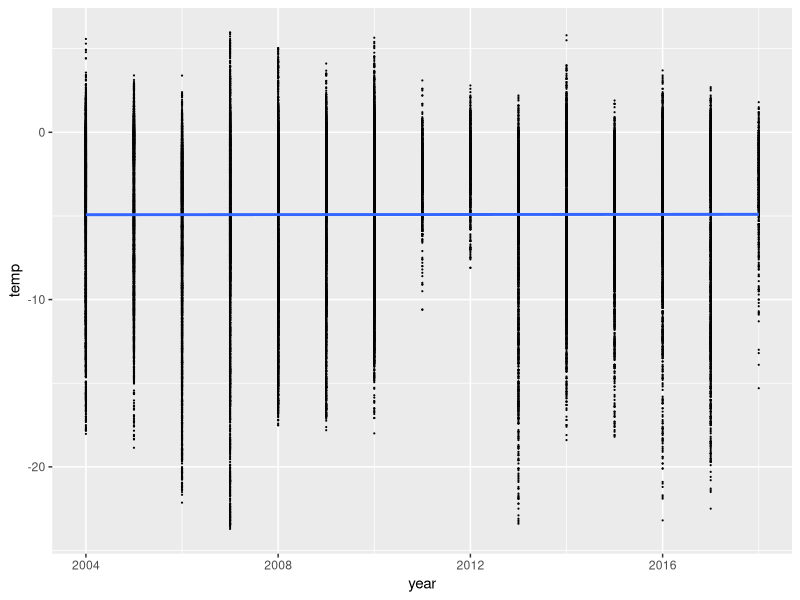
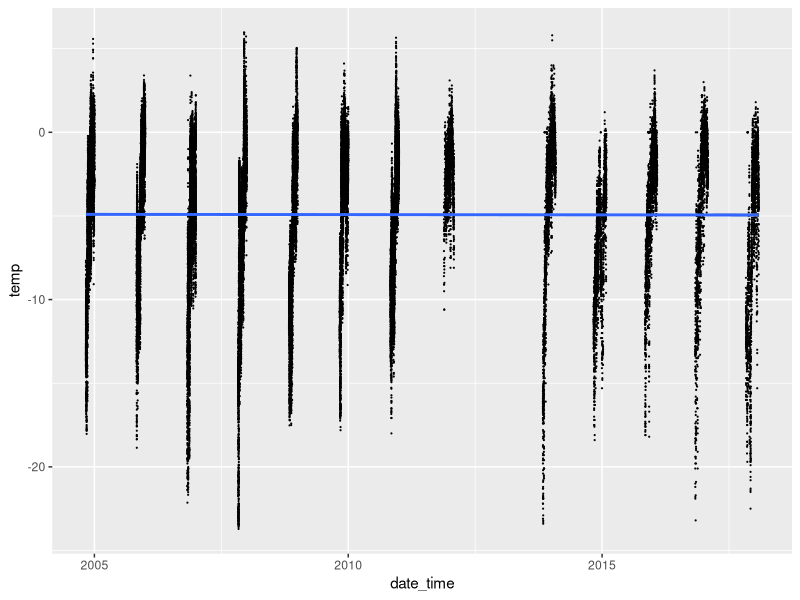
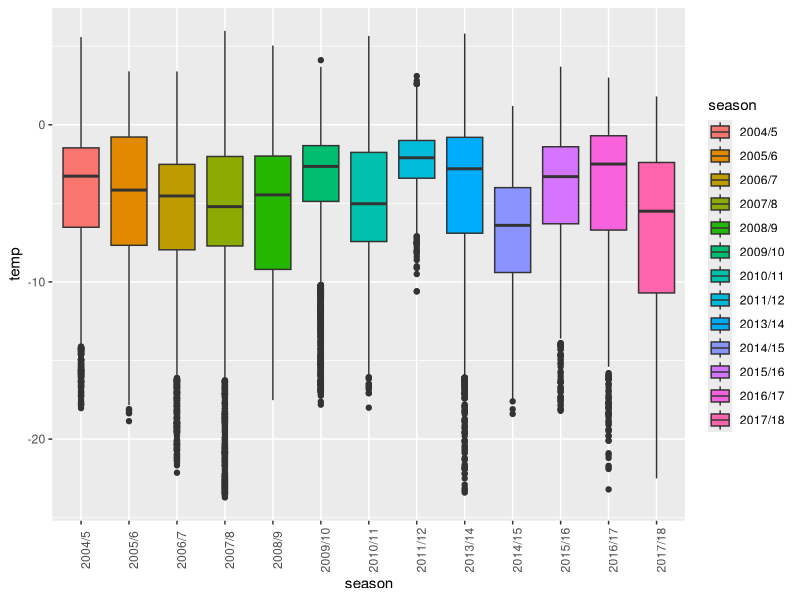

The R source for these figures, in order: (Note: this script raises an error after producing the figures.)
# Cape Hallett climate data visualization and analysis
# Emma Gemal, s1758915@sms.ed.ac.uk
# University of Edinburgh

### Library ----
library(tidyverse)
library(lme4)

# loading the data
climate2011 <- read.csv("Data/climate_long_2011-2018.csv")
climate2004 <- read.csv("Data/climate_long_2004-2010.csv")

### Data Manipulation 2011-2018 ----
head(climate2011)
str(climate2011)
summary(climate2011)

climate2011 <- climate2011 %>% 
                  na.omit() %>%   # removing NA's
                  filter(rH > 0) %>%  # removing incorrect rH values 
                  rename(year = Year,
                         temp = Temp) %>%  # renaming columns (lowercase)
                  mutate(VPD = as.numeric(VPD)) # changing VPD to numeric 
str(climate2011)

# adding season column
climate2011 <- climate2011 %>% 
                  mutate(season = case_when(year == "2011" & month == "11" ~ "2011/12",
                                            year == "2011" & month == "12" ~ "2011/12",
                                            year == "2012" & month == "1" ~ "2011/12",
                                            year == "2012" & month == "11" ~ "2012/13",
                                            year == "2012" & month == "12" ~ "2012/13",
                                            year == "2013" & month == "1" ~ "2012/13",
                                            year == "2013" & month == "11" ~ "2013/14",
                                            year == "2013" & month == "12" ~ "2013/14",
                                            year == "2014" & month == "1" ~ "2013/14",
                                            year == "2014" & month == "11" ~ "2014/15",
                                            year == "2014" & month == "12" ~ "2014/15",
                                            year == "2015" & month == "1" ~ "2014/15",
                                            year == "2015" & month == "11" ~ "2015/16",
                                            year == "2015" & month == "12" ~ "2015/16",
                                            year == "2016" & month == "1" ~ "2015/16",
                                            year == "2016" & month == "11" ~ "2016/17",
                                            year == "2016" & month == "12" ~ "2016/17",
                                            year == "2017" & month == "1" ~ "2016/17",
                                            year == "2017" & month == "11" ~ "2017/18",
                                            year == "2017" & month == "12" ~ "2017/18",
                                            year == "2018" & month == "1" ~ "2017/18")) %>% 
                  mutate(season = as.factor(season))

# removing 2012/13 season
climate2011 <- climate2011[!(climate2011$season == "2012/13"), ]


# fixing the time column to allow for easy change to POSIX class
climate2011 <- climate2011 %>% 
                  mutate(real_time = case_when(time == 0 ~ "00:00",
                                               time == 100 ~ "01:00",
                                               time == 200 ~ "02:00",
                                               time == 300 ~ "03:00",
                                               time == 400 ~ "04:00",
                                               time == 500 ~ "05:00",
                                               time == 600 ~ "06:00",
                                               time == 700 ~ "07:00",
                                               time == 800 ~ "08:00",
                                               time == 900 ~ "09:00",
                                               time == 1000 ~ "10:00",
                                               time == 1100 ~ "11:00",
                                               time == 1200 ~ "12:00",
                                               time == 1300 ~ "13:00",
                                               time == 1400 ~ "14:00",
                                               time == 1500 ~ "15:00",
                                               time == 1600 ~ "16:00",
                                               time == 1700 ~ "17:00",
                                               time == 1800 ~ "18:00",
                                               time == 1900 ~ "19:00",
                                               time == 2000 ~ "20:00",
                                               time == 2100 ~ "21:00",
                                               time == 2200 ~ "22:00",
                                               time == 2300 ~ "23:00"))

# creating date and date + time columns for time series plotting
climate2011 <- climate2011 %>% 
                  unite("date", c("year", "month", "day"), remove = FALSE, sep = "-") %>% 
                  unite("date_time", c("date", "real_time"), remove = FALSE, sep = " ") %>% 
                  mutate(date = as.Date(date)) %>% 
                  mutate(date_time = as.POSIXct(date_time, format = "%Y-%m-%d %H:%M"))
str(climate2011)

### Data Manipulation 2004-2010 ----
head(climate2004)
str(climate2004)
summary(climate2004)

climate2004 <- climate2004 %>% 
                  na.omit() %>%  # removing NA's
                  mutate(date_time = as.POSIXct(date_time,   # changing to POSIX class
                                                format = "%d/%m/%Y %H:%M")) 
str(climate2004)

# adding season column
climate2004$year <- format(climate2004$date_time, format = "%Y")
climate2004$month <- format(climate2004$date_time, format = "%m")
climate2004$day <- format(climate2004$date_time, format = "%d")

climate2004 <- climate2004 %>% 
                  mutate(season = case_when(year == "2004" & month == "11" ~ "2004/5",
                                            year == "2004" & month == "12" ~ "2004/5",
                                            year == "2005" & month == "1" ~ "2005/6",
                                            year == "2005" & month == "11" ~ "2005/6",
                                            year == "2005" & month == "12" ~ "2005/6",
                                            year == "2006" & month == "1" ~ "2006/7",
                                            year == "2006" & month == "11" ~ "2006/7",
                                            year == "2006" & month == "12" ~ "2006/7",
                                            year == "2007" & month == "1" ~ "2007/8",
                                            year == "2007" & month == "11" ~ "2007/8",
                                            year == "2007" & month == "12" ~ "2007/8",
                                            year == "2008" & month == "1" ~ "2008/9",
                                            year == "2008" & month == "11" ~ "2008/9",
                                            year == "2008" & month == "12" ~ "2008/9",
                                            year == "2009" & month == "1" ~ "2009/10",
                                            year == "2009" & month == "11" ~ "2009/10",
                                            year == "2009" & month == "12" ~ "2009/10",
                                            year == "2010" & month == "1" ~ "2010/11",
                                            year == "2010" & month == "11" ~ "2010/11",
                                            year == "2010" & month == "12" ~ "2010/11")) %>% 
                  mutate(season = as.factor(season))


### Combining Data Frames ----
str(climate2011)
str(climate2004)

# making year and month integers for 'climate2004' 
climate2004 <- climate2004 %>% 
                  mutate(year = as.integer(year)) %>% 
                  mutate(month = as.integer(month)) %>% 
                  mutate(day = as.integer(day))
str(climate2004)

combo <- full_join(climate2004, climate2011)

# removing unnecessary columns
combo <- combo %>% 
            dplyr::select(date_time, temp, rH, year, month, day, season)


### Creating Summary Data ----
sum_year <- combo %>% 
              group_by(year) %>% 
              summarise(avg_temp = mean(temp),
                       # sd_temp = sd(temp),
                        min_temp = min(temp),
                        max_temp = max(temp))

sum_season <- combo %>% 
                group_by(season) %>% 
                summarise(avg_temp = mean(temp),
                        #  sd_temp = sd(temp),
                          min_temp = min(temp),
                          max_temp = max(temp))

# creating long versions for multi-variable plotting
sum_year_long <- sum_year %>% 
                    pivot_longer(cols = c(2:4),
                                 names_to = "type",
                                 values_to = "temp")
sum_season_long <- sum_season %>% 
                      pivot_longer(cols = c(2:4),
                                   names_to = "type",
                                   values_to = "temp")

### Active Days Calculations ----
active_combo <- combo %>% 
                    filter(temp > -1) %>% 
                    filter(rH > 85)

sum_active <- active_combo %>% 
                group_by(year, month) %>% 
                summarise(avg_temp = mean(temp),
                          sd_temp = sd(temp),
                          avg_rh = mean(rH),
                          sd_rh = sd(rH),
                          n_active_days = n_distinct(day)) %>% 
                mutate(month = as.factor(month))

# adding seasons to the active days summary 
sum_active <- sum_active %>% 
                mutate(season = case_when(year == "2004" & month == "12" ~ "2004/5",
                                          year == "2005" & month == "12" ~ "2005/6",
                                          year == "2007" & month == "12" ~ "2007/8",
                                          year == "2008" & month == "12" ~ "2007/8",
                                          year == "2010" & month == "12" ~ "2010/11",
                                          year == "2011" & month == "12" ~ "2011/12",
                                          year == "2012" & month == "1" ~ "2011/12",
                                          year == "2012" & month == "12" ~ "2012/13",
                                          year == "2013" & month == "1" ~ "2012/13",
                                          year == "2013" & month == "12" ~ "2013/14",
                                          year == "2014" & month == "1" ~ "2013/14",
                                          year == "2015" & month == "12" ~ "2015/16",
                                          year == "2016" & month == "1" ~ "2015/16",
                                          year == "2016" & month == "12" ~ "2016/17",
                                          year == "2018" & month == "1" ~ "2017/18")) %>% 
                mutate(season = as.factor(season))

### Data Visualization ----
# temp over time by year 
(temp_year <- ggplot(combo, aes(x = year, y = temp)) +
                 geom_point(size = 0.1) +
                 stat_smooth(method = "lm"))

# temp over time (non-faceted, scatterplot), better to use averages probably 
(temp <- ggplot(combo, aes(x = date_time, y = temp)) +
           geom_point(size = 0.1) +
           stat_smooth(method = "lm"))

# temp over time (non-faceted, boxplot)
(temp_boxplot <- ggplot(combo, aes(x = season, y = temp)) +
                    geom_boxplot(aes(fill = season)) +
                    theme(axis.text.x = element_text(angle = 90)))

# temperature over time per season 
(temp <- ggplot(combo, aes(x = date_time, y = temp, fill = season)) +   
           geom_line(aes(color = season)) +
           scale_x_datetime(date_labels = "%b", date_breaks = "1 month") +
           facet_wrap(vars(season), ncol = 3, scales = "free_x") +
           scale_color_viridis(discrete = TRUE))


# average, minimum and maximum temperature over time (by year)
(avg_temp_year <- ggplot(sum_year_long, aes(x = year, y = temp, 
                                            color = type, shape = type)) +
                    geom_point(size = 2.5) +  
                    geom_line() +
                    stat_smooth(method = "lm"))

# average, minimum and maximum temperature over time (by season) <-- USE FOR DISS?
(avg_temp_season <- ggplot(sum_season_long, aes(x = season, y = temp, 
                                                color = type, shape = type)) +
                      geom_point(size = 2.5) +  
                      geom_line(aes(group = type)) +
                      geom_hline(yintercept = 0, linetype = "dashed") +
                      theme_classic() +
                      theme(axis.text.x = element_text(angle = 90)))


# relative humidity over time (non-faceted, scatterplot)
(rh <- ggplot(combo, aes(x = date_time, y = rH)) +
          geom_point(size = 0.1) +
          stat_smooth(method = "lm"))

# relative humidity over time (non-faceted, boxplot)
(rh_boxplot <- ggplot(combo, aes(x = season, y = rH)) +
                  geom_boxplot() +
                  theme(axis.text.x = element_text(angle = 90)))


### Data Analysis for Temperature ----
## Simple linear models 
temp_m <- lm(temp ~ year, data = combo)
summary(temp_m)  # p = 0.749, not at all significant
anova(temp_m)

# checking model assumptions 
plot(temp_m)  # not very normally distributed 
hist(resid(temp_m))  # skewed, violates model assumptions 
bptest(temp_m)  # there is heteroskedasticity in the model, violates assumptions

# creating a null model to compare it to
temp_null <- lm(temp ~ 1, data = combo)
AIC(temp_m, temp_null)  # null model is better 

## Mixed effects models 
# if std error > estimate = year doesn't explain much of the variation
# can calculate % of leftover variation that's explained by the random effects 
# estimate for year = after controlling for the random effects 

temp_mixed <- lmer(temp ~ year + (1|year), data = combo, REML = F)
temp_month_mixed <- lmer(temp ~ year + (1|month), data = combo, REML = F)
temp_day_mixed <- lmer(temp ~ year + (1|day), data = combo, REML = F)
temp_date_mixed <- lmer(temp ~ year + (1|date_time), data = combo, REML = F)
temp_season_mixed <- lmer(temp ~ year + (1|season), data = combo, REML = F)

AIC(temp_mixed, temp_month_mixed, temp_day_mixed, temp_date_mixed, temp_season_mixed)
# month as random effect is best

# models that failed to converge: (1|month) + (1|day), (year|month), (month|day)
temp_month_season <- lmer(temp ~ year + (1|month) + (1|season), data = combo, REML = F)
temp_month_date <- lmer(temp ~ year + (1|month) + (1|date_time), data = combo, REML = F)

anova(temp_month_mixed, temp_month_season)  # month_season is best
anova(temp_month_mixed, temp_month_date)    # month_date is better
AIC(temp_month_season, temp_month_date)     # month_season is best  

# creating null models to compare it with
temp_m_null <- lmer(temp ~ 1 + (1|month) + (1|season), data = combo, REML = F)
temp_m_null2 <- lmer(temp ~ 1 + (1|month), data = combo, REML = F)

# anova states which model is better at capturing the data
anova(temp_m_null, temp_m_null2)
anova(temp_m_null, temp_month_season) 
# model with year as a fixed effect is better than the null models   

summary(temp_month_season)   # year: -0.2165 (std error: 0.06413), small effect size 
confint(temp_month_season)   # year: -0.3463 to -0.08523 
# 95% confident the correlation between year and temperature is between those 2 values 

anova(temp_month_season, temp_m)


### Data Analysis for Relative Humidity ----
## Simple linear models 
rh_m <- lm(rH ~ year, data = combo)
summary(rh_m)  # p << 0.05, significant 

# checking model assumptions 
plot(rh_m)  
hist(resid(rh_m))  # slightly skewed potentially 
bptest(rh_m)  # no heteroskedasticity 

## Mixed effects models 
rh_mixed <- lmer(rH ~ year + (1|year), data = combo)
rh_month_mixed <- lmer(rH ~ year + (1|month), data = combo)
rh_day_mixed <- lmer(rH ~ year + (1|day), data = combo)
rh_season_mixed <- lmer(rH ~ year + (1|season), data = combo)

AIC(rh_mixed, rh_month_mixed, rh_day_mixed, rh_season_mixed)
# month as random effect is best

# models that failed to converge: (month|day)
rh_month_season <- lmer(rH ~ year + (1|month) + (1|season), data = combo, REML = F)
rh_month_day <- lmer(rH ~ year + (1|month) + (1|day), data = combo, REML = F)

AIC(rh_month_mixed, rh_month_season, rh_month_day)  # month_day is best 

# creating null models to compare it with
rh_m_null <- lmer(temp ~ 1 + (1|month) + (1|day), data = combo, REML = F)
rh_m_null2 <- lmer(temp ~ 1 + (1|month), data = combo, REML = F)

# anova states which model is better at capturing the data
anova(rh_m_null, rh_m_null2)
anova(rh_m_null, rh_month_day)  # null model a lot better than the month_day model 

summary(rh_month_day)   # year: 0.1607 (std error: 0.01873)
confint(rh_month_day)   # year: 0.1243 to 0.1977 
# 95% confident the correlation between year and rH is between those 2 values 
